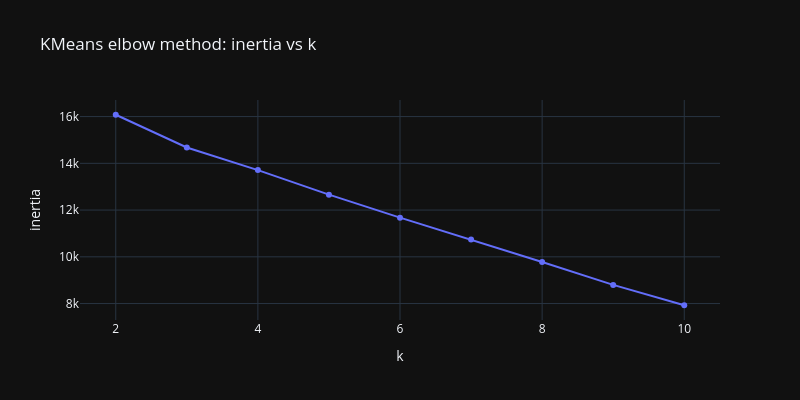

Here is the notebook cell this chart was saved with:
### Code cell
#--------------------
# 5. KMeans: elbow method and silhouette
#--------------------

k_range = range(2, 11)
kmeans_sweep = []

for k in k_range:
    km = KMeans(n_clusters=k, random_state=RANDOM_STATE, n_init=10).fit(X_scaled)
    kmeans_sweep.append({'k': k, 'inertia': km.inertia_,
                         'silhouette': silhouette_score(X_scaled, km.labels_)})

df_kmeans_sweep = pd.DataFrame(kmeans_sweep)
print(df_kmeans_sweep.round(4).to_string(index=False))

fig = px.line(df_kmeans_sweep, x='k', y='inertia', markers=True, # inertia as sum of squared distances from every point to assigned cluster center
              title='KMeans elbow method: inertia vs k', width=800, height=400) # how tight the clusters are around their cluster centroids
# curve becomes flat after k = 3. means from this point of view the optimal cluster number = 3

fig.show()

fig = px.line(df_kmeans_sweep, x='k', y='silhouette', markers=True,
              title='KMeans: mean silhouette vs k', width=800, height=400)
# best silhouette values are at plateau between k=3 and 4
fig.update_yaxes(range=[0, 0.3])
fig.show()

### Figure 1 — Plotly figure (JSON) as saved in the notebook; plotly's stock layout.template omitted (floating-point values rounded to 4 significant figures)
{"data": [{"hovertemplate": "k=%{x}<br>inertia=%{y}<extra></extra>", "legendgroup": "", "line": {"color": "#636efa", "dash": "solid"}, "marker": {"symbol": "circle"}, "mode": "lines+markers", "name": "", "orientation": "v", "showlegend": false, "x": [2, 3, 4, 5, 6, 7, 8, 9, 10], "xaxis": "x", "y": [16080.0, 14680.0, 13710.0, 12660.0, 11680.0, 10740.0, 9780.0, 8799.0, 7928.0], "yaxis": "y", "type": "scatter"}], "layout": {"xaxis": {"anchor": "y", "domain": [0.0, 1.0], "title": {"text": "k"}}, "yaxis": {"anchor": "x", "domain": [0.0, 1.0], "title": {"text": "inertia"}}, "legend": {"tracegroupgap": 0}, "title": {"text": "KMeans elbow method: inertia vs k"}, "height": 400, "width": 800}}
